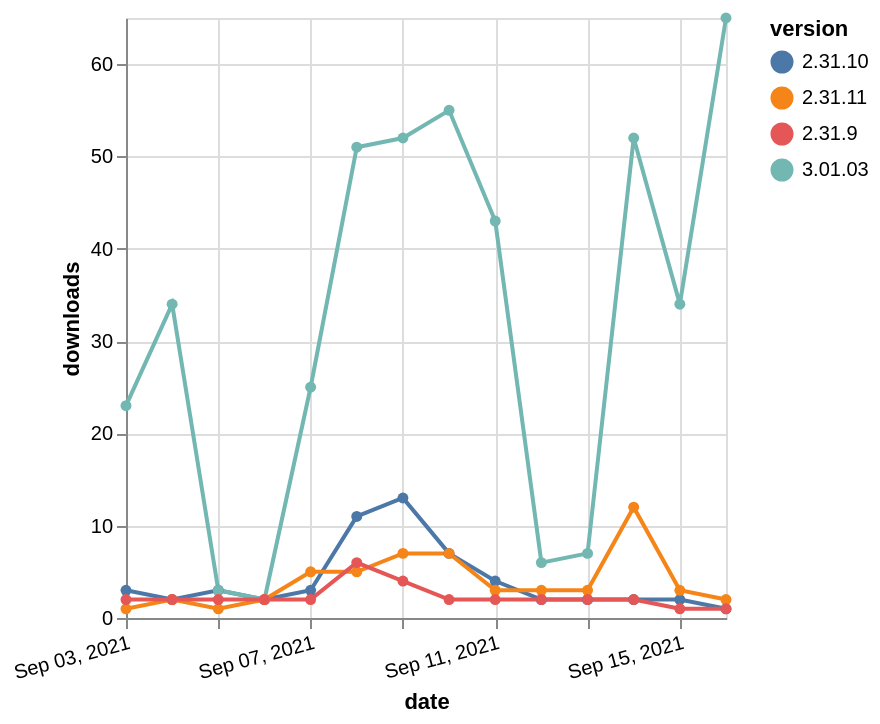

The Vega-Lite source for this figure:
### Vega-Lite specification from a JSON file in a GitHub repository (floating-point values rounded to 4 significant figures)
{"$schema": "https://vega.github.io/schema/vega-lite/v5.json", "description": "A simple bar chart with embedded data.", "data": {"values": [{"date": "2021-09-03", "total": 19349, "delta": 3, "version": "2.31.10"}, {"date": "2021-09-04", "total": 19351, "delta": 2, "version": "2.31.10"}, {"date": "2021-09-05", "total": 19354, "delta": 3, "version": "2.31.10"}, {"date": "2021-09-06", "total": 19356, "delta": 2, "version": "2.31.10"}, {"date": "2021-09-07", "total": 19359, "delta": 3, "version": "2.31.10"}, {"date": "2021-09-08", "total": 19370, "delta": 11, "version": "2.31.10"}, {"date": "2021-09-09", "total": 19383, "delta": 13, "version": "2.31.10"}, {"date": "2021-09-10", "total": 19390, "delta": 7, "version": "2.31.10"}, {"date": "2021-09-11", "total": 19394, "delta": 4, "version": "2.31.10"}, {"date": "2021-09-12", "total": 19396, "delta": 2, "version": "2.31.10"}, {"date": "2021-09-13", "total": 19398, "delta": 2, "version": "2.31.10"}, {"date": "2021-09-14", "total": 19400, "delta": 2, "version": "2.31.10"}, {"date": "2021-09-15", "total": 19402, "delta": 2, "version": "2.31.10"}, {"date": "2021-09-16", "total": 19403, "delta": 1, "version": "2.31.10"}, {"date": "2021-09-03", "total": 6880, "delta": 23, "version": "3.01.03"}, {"date": "2021-09-04", "total": 6914, "delta": 34, "version": "3.01.03"}, {"date": "2021-09-05", "total": 6917, "delta": 3, "version": "3.01.03"}, {"date": "2021-09-06", "total": 6919, "delta": 2, "version": "3.01.03"}, {"date": "2021-09-07", "total": 6944, "delta": 25, "version": "3.01.03"}, {"date": "2021-09-08", "total": 6995, "delta": 51, "version": "3.01.03"}, {"date": "2021-09-09", "total": 7047, "delta": 52, "version": "3.01.03"}, {"date": "2021-09-10", "total": 7102, "delta": 55, "version": "3.01.03"}, {"date": "2021-09-11", "total": 7145, "delta": 43, "version": "3.01.03"}, {"date": "2021-09-12", "total": 7151, "delta": 6, "version": "3.01.03"}, {"date": "2021-09-13", "total": 7158, "delta": 7, "version": "3.01.03"}, {"date": "2021-09-14", "total": 7210, "delta": 52, "version": "3.01.03"}, {"date": "2021-09-15", "total": 7244, "delta": 34, "version": "3.01.03"}, {"date": "2021-09-16", "total": 7309, "delta": 65, "version": "3.01.03"}, {"date": "2021-09-03", "total": 3132, "delta": 1, "version": "2.31.11"}, {"date": "2021-09-04", "total": 3134, "delta": 2, "version": "2.31.11"}, {"date": "2021-09-05", "total": 3135, "delta": 1, "version": "2.31.11"}, {"date": "2021-09-06", "total": 3137, "delta": 2, "version": "2.31.11"}, {"date": "2021-09-07", "total": 3142, "delta": 5, "version": "2.31.11"}, {"date": "2021-09-08", "total": 3147, "delta": 5, "version": "2.31.11"}, {"date": "2021-09-09", "total": 3154, "delta": 7, "version": "2.31.11"}, {"date": "2021-09-10", "total": 3161, "delta": 7, "version": "2.31.11"}, {"date": "2021-09-11", "total": 3164, "delta": 3, "version": "2.31.11"}, {"date": "2021-09-12", "total": 3167, "delta": 3, "version": "2.31.11"}, {"date": "2021-09-13", "total": 3170, "delta": 3, "version": "2.31.11"}, {"date": "2021-09-14", "total": 3182, "delta": 12, "version": "2.31.11"}, {"date": "2021-09-15", "total": 3185, "delta": 3, "version": "2.31.11"}, {"date": "2021-09-16", "total": 3187, "delta": 2, "version": "2.31.11"}, {"date": "2021-09-03", "total": 4707, "delta": 2, "version": "2.31.9"}, {"date": "2021-09-04", "total": 4709, "delta": 2, "version": "2.31.9"}, {"date": "2021-09-05", "total": 4711, "delta": 2, "version": "2.31.9"}, {"date": "2021-09-06", "total": 4713, "delta": 2, "version": "2.31.9"}, {"date": "2021-09-07", "total": 4715, "delta": 2, "version": "2.31.9"}, {"date": "2021-09-08", "total": 4721, "delta": 6, "version": "2.31.9"}, {"date": "2021-09-09", "total": 4725, "delta": 4, "version": "2.31.9"}, {"date": "2021-09-10", "total": 4727, "delta": 2, "version": "2.31.9"}, {"date": "2021-09-11", "total": 4729, "delta": 2, "version": "2.31.9"}, {"date": "2021-09-12", "total": 4731, "delta": 2, "version": "2.31.9"}, {"date": "2021-09-13", "total": 4733, "delta": 2, "version": "2.31.9"}, {"date": "2021-09-14", "total": 4735, "delta": 2, "version": "2.31.9"}, {"date": "2021-09-15", "total": 4736, "delta": 1, "version": "2.31.9"}, {"date": "2021-09-16", "total": 4737, "delta": 1, "version": "2.31.9"}]}, "width": "container", "mark": {"type": "line", "point": {"filled": true}}, "encoding": {"x": {"field": "date", "type": "temporal", "timeUnit": "yearmonthdate", "title": "date", "axis": {"labelAngle": -15}}, "y": {"field": "delta", "type": "quantitative", "title": "downloads"}, "color": {"field": "version", "type": "nominal"}, "tooltip": {"field": "delta"}}}
